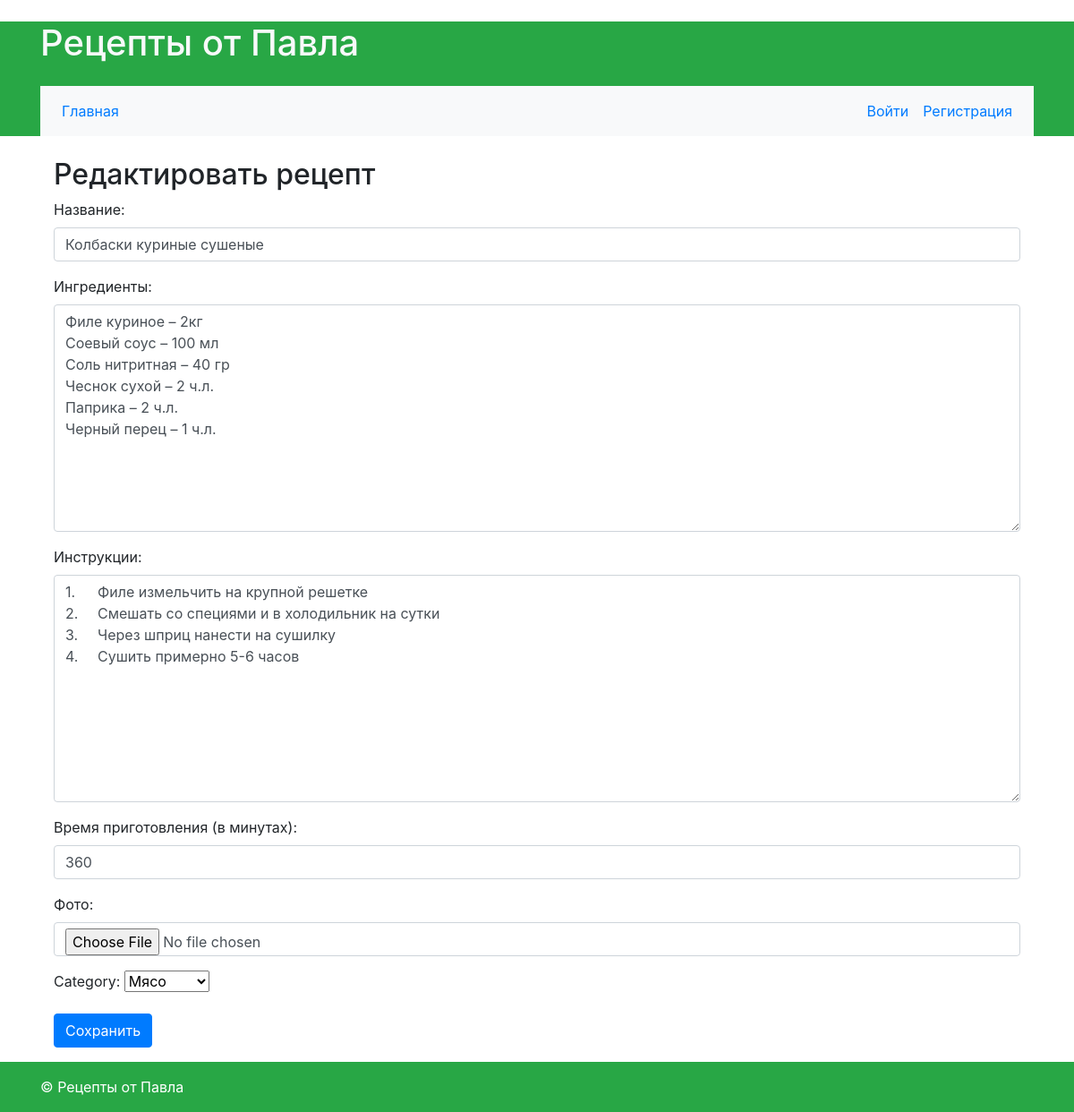
The app's page /recipe/edit/2/ with its own data.
### recipeapp/models.py (models this page shows, shortened)
class Recipe(models.Model):
    name = models.CharField(max_length=255)
    ingredients = models.TextField()
    instructions = models.TextField()
    time_prepare = models.PositiveIntegerField()
    image = models.ImageField(upload_to='recipe_images/')
    author = models.ForeignKey(User, on_delete=models.CASCADE, related_name='recipes')
    add_date = models.DateTimeField(auto_now_add=True)
    update_date = models.DateTimeField(auto_now=True)

### recipeapp/views.py (the view)
# urls.py: path('recipe/edit/<int:recipe_id>/', views.recipe_edit, name='recipe_edit'),
def recipe_edit(request, recipe_id):
    recipe = get_object_or_404(Recipe, id=recipe_id)
    if request.method == 'POST':
        form = RecipeForm(request.POST, request.FILES, instance=recipe)
        if form.is_valid():
            form.save()
            return redirect('index')
    else:
        relation = Relation.objects.filter(recipe=recipe)
        if relation.exists():
            category = relation.first().category
        else:
            category = None
        form = RecipeForm(instance=recipe, initial={'category': category})
    return render(request, 'recipe_form.html', {'form': form, 'recipe': recipe})

### recipeapp/forms.py
class RecipeForm(forms.ModelForm):
    category = forms.ModelChoiceField(queryset=Category.objects.all(), required=True)
    class Meta:
        model = Recipe
        fields = ['name', 'ingredients', 'instructions', 'time_prepare', 'image', 'category']
        widgets = {
            'name': forms.TextInput(attrs={'class': 'form-control'}),
            'ingredients': forms.Textarea(attrs={'class': 'form-control'}),
            'instructions': forms.Textarea(attrs={'class': 'form-control'}),
            'time_prepare': forms.NumberInput(attrs={'class': 'form-control'}),
            'image': forms.FileInput(attrs={'class': 'form-control'}),
            'category': forms.Select(attrs={'class': 'form-control'}),
        }
        labels = {
            'name': 'Название',
            'ingredients': 'Ингредиенты',
            'instructions': 'Инструкции',
            'time_prepare': 'Время приготовления (в минутах)',
            'image': 'Фото',
            'category': 'Категория',
        }

### recipeapp/models.py (called while the page is built)
    def __str__(self):
        return self.name

### recipeapp/templates/recipe_form.html (shortened to what this page needs)
{% extends 'base.html' %}
{% block content %}
<div class="container">
    <h2>Редактировать рецепт</h2>
    <form method="post" enctype="multipart/form-data">
        <div class="form-group">
            {{ form.name.label_tag }}
            {{ form.name }}
        </div>
        <div class="form-group">
            {{ form.ingredients.label_tag }}
            {{ form.ingredients }}
        </div>
        <div class="form-group">
            {{ form.instructions.label_tag }}
            {{ form.instructions }}
        </div>
        <div class="form-group">
            {{ form.time_prepare.label_tag }}
            {{ form.time_prepare }}
        </div>
        <div class="form-group">
            {{ form.image.label_tag }}
            {{ form.image }}
        </div>
        <div class="form-group">
            {{ form.category.label_tag }}
            {{ form.category }}
        </div>
        <button type="submit" class="btn btn-primary">Сохранить</button>
    </form>
</div>
{% endblock %}

### records on screen
Recipe: name "Колбаски куриные сушеные", ingredients "Филе куриное – 2кг Соевый соус – 100 мл Соль нитритная – 40 гр Чеснок сухой – 2 ч.л. Паприка – 2 ч.л. Черный перец – 1 ч.л.", instructions "1. Филе измельчить на крупной решетке 2. Смешать со специями и в холодильник на сутки 3. Через шприц нанести на сушилку 4. Сушить примерно 5-6 часов", time_prepare "360"
